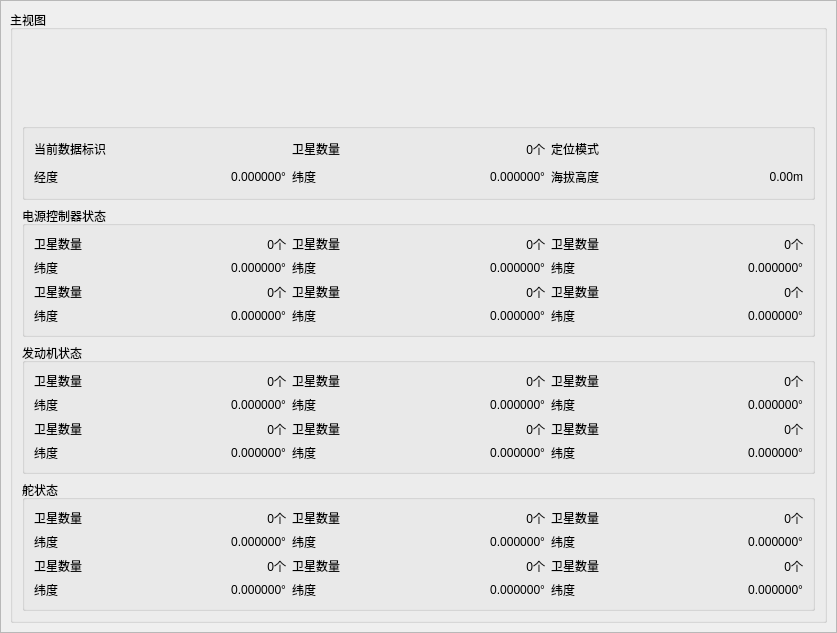
<?xml version="1.0" encoding="UTF-8"?>
<ui version="4.0">
 <class>MainViewPanel</class>
 <widget class="QWidget" name="MainViewPanel">
  <property name="geometry">
   <rect>
    <x>0</x>
    <y>0</y>
    <width>837</width>
    <height>633</height>
   </rect>
  </property>
  <property name="windowTitle">
   <string>Form</string>
  </property>
  <layout class="QGridLayout" name="gridLayout">
   <property name="leftMargin">
    <number>0</number>
   </property>
   <property name="topMargin">
    <number>0</number>
   </property>
   <property name="rightMargin">
    <number>0</number>
   </property>
   <property name="bottomMargin">
    <number>0</number>
   </property>
   <property name="spacing">
    <number>0</number>
   </property>
   <item row="0" column="0">
    <widget class="QFrame" name="frame">
     <property name="frameShape">
      <enum>QFrame::StyledPanel</enum>
     </property>
     <property name="frameShadow">
      <enum>QFrame::Raised</enum>
     </property>
     <layout class="QGridLayout" name="gridLayout_2">
      <item row="0" column="0">
       <widget class="QGroupBox" name="groupBox">
        <property name="title">
         <string>主视图</string>
        </property>
        <layout class="QVBoxLayout" name="verticalLayout">
         <item>
          <layout class="QHBoxLayout" name="horizontalLayout">
           <item>
            <widget class="QwtPlot" name="qwtPlot_side_offset">
             <property name="sizePolicy">
              <sizepolicy hsizetype="Preferred" vsizetype="Preferred">
               <horstretch>0</horstretch>
               <verstretch>0</verstretch>
              </sizepolicy>
             </property>
             <property name="styleSheet">
              <string notr="true">color: rgb(187, 187, 187);</string>
             </property>
            </widget>
           </item>
           <item>
            <widget class="QwtPlot" name="qwtPlot_height_offset">
             <property name="sizePolicy">
              <sizepolicy hsizetype="Preferred" vsizetype="Preferred">
               <horstretch>0</horstretch>
               <verstretch>0</verstretch>
              </sizepolicy>
             </property>
             <property name="styleSheet">
              <string notr="true">color: rgb(187, 187, 187);</string>
             </property>
            </widget>
           </item>
           <item>
            <widget class="QwtPlot" name="qwtPlot_speed_offset">
             <property name="sizePolicy">
              <sizepolicy hsizetype="Preferred" vsizetype="Preferred">
               <horstretch>0</horstretch>
               <verstretch>0</verstretch>
              </sizepolicy>
             </property>
             <property name="styleSheet">
              <string notr="true">color: rgb(187, 187, 187);</string>
             </property>
            </widget>
           </item>
          </layout>
         </item>
         <item>
          <widget class="QGroupBox" name="groupBox_5">
           <property name="title">
            <string/>
           </property>
           <layout class="QGridLayout" name="gridLayout_3">
            <item row="0" column="0">
             <widget class="QLabel" name="label">
              <property name="text">
               <string>当前数据标识</string>
              </property>
             </widget>
            </item>
            <item row="0" column="1">
             <widget class="QLabel" name="label_3">
              <property name="text">
               <string/>
              </property>
              <property name="alignment">
               <set>Qt::AlignRight|Qt::AlignTrailing|Qt::AlignVCenter</set>
              </property>
             </widget>
            </item>
            <item row="0" column="2">
             <widget class="QLabel" name="label_7">
              <property name="text">
               <string>卫星数量</string>
              </property>
             </widget>
            </item>
            <item row="0" column="3">
             <widget class="QLabel" name="label_5">
              <property name="text">
               <string>0个</string>
              </property>
              <property name="alignment">
               <set>Qt::AlignRight|Qt::AlignTrailing|Qt::AlignVCenter</set>
              </property>
             </widget>
            </item>
            <item row="0" column="4">
             <widget class="QLabel" name="label_11">
              <property name="text">
               <string>定位模式</string>
              </property>
             </widget>
            </item>
            <item row="0" column="5">
             <widget class="QLabel" name="label_9">
              <property name="text">
               <string/>
              </property>
              <property name="alignment">
               <set>Qt::AlignRight|Qt::AlignTrailing|Qt::AlignVCenter</set>
              </property>
             </widget>
            </item>
            <item row="1" column="0">
             <widget class="QLabel" name="label_2">
              <property name="text">
               <string>经度</string>
              </property>
             </widget>
            </item>
            <item row="1" column="1">
             <widget class="QLabel" name="label_4">
              <property name="text">
               <string>0.000000°</string>
              </property>
              <property name="alignment">
               <set>Qt::AlignRight|Qt::AlignTrailing|Qt::AlignVCenter</set>
              </property>
             </widget>
            </item>
            <item row="1" column="2">
             <widget class="QLabel" name="label_6">
              <property name="text">
               <string>纬度</string>
              </property>
             </widget>
            </item>
            <item row="1" column="3">
             <widget class="QLabel" name="label_8">
              <property name="text">
               <string>0.000000°</string>
              </property>
              <property name="alignment">
               <set>Qt::AlignRight|Qt::AlignTrailing|Qt::AlignVCenter</set>
              </property>
             </widget>
            </item>
            <item row="1" column="4">
             <widget class="QLabel" name="label_10">
              <property name="text">
               <string>海拔高度</string>
              </property>
             </widget>
            </item>
            <item row="1" column="5">
             <widget class="QLabel" name="label_12">
              <property name="text">
               <string>0.00m</string>
              </property>
              <property name="alignment">
               <set>Qt::AlignRight|Qt::AlignTrailing|Qt::AlignVCenter</set>
              </property>
             </widget>
            </item>
           </layout>
          </widget>
         </item>
         <item>
          <widget class="QGroupBox" name="groupBox_2">
           <property name="title">
            <string>电源控制器状态</string>
           </property>
           <layout class="QGridLayout" name="gridLayout_4">
            <item row="0" column="0">
             <widget class="QLabel" name="label_16">
              <property name="text">
               <string>卫星数量</string>
              </property>
             </widget>
            </item>
            <item row="0" column="1">
             <widget class="QLabel" name="label_15">
              <property name="text">
               <string>0个</string>
              </property>
              <property name="alignment">
               <set>Qt::AlignRight|Qt::AlignTrailing|Qt::AlignVCenter</set>
              </property>
             </widget>
            </item>
            <item row="0" column="2">
             <widget class="QLabel" name="label_24">
              <property name="text">
               <string>卫星数量</string>
              </property>
             </widget>
            </item>
            <item row="0" column="3">
             <widget class="QLabel" name="label_23">
              <property name="text">
               <string>0个</string>
              </property>
              <property name="alignment">
               <set>Qt::AlignRight|Qt::AlignTrailing|Qt::AlignVCenter</set>
              </property>
             </widget>
            </item>
            <item row="0" column="4">
             <widget class="QLabel" name="label_32">
              <property name="text">
               <string>卫星数量</string>
              </property>
             </widget>
            </item>
            <item row="0" column="5">
             <widget class="QLabel" name="label_31">
              <property name="text">
               <string>0个</string>
              </property>
              <property name="alignment">
               <set>Qt::AlignRight|Qt::AlignTrailing|Qt::AlignVCenter</set>
              </property>
             </widget>
            </item>
            <item row="1" column="0">
             <widget class="QLabel" name="label_14">
              <property name="text">
               <string>纬度</string>
              </property>
             </widget>
            </item>
            <item row="1" column="1">
             <widget class="QLabel" name="label_13">
              <property name="text">
               <string>0.000000°</string>
              </property>
              <property name="alignment">
               <set>Qt::AlignRight|Qt::AlignTrailing|Qt::AlignVCenter</set>
              </property>
             </widget>
            </item>
            <item row="1" column="2">
             <widget class="QLabel" name="label_22">
              <property name="text">
               <string>纬度</string>
              </property>
             </widget>
            </item>
            <item row="1" column="3">
             <widget class="QLabel" name="label_21">
              <property name="text">
               <string>0.000000°</string>
              </property>
              <property name="alignment">
               <set>Qt::AlignRight|Qt::AlignTrailing|Qt::AlignVCenter</set>
              </property>
             </widget>
            </item>
            <item row="1" column="4">
             <widget class="QLabel" name="label_30">
              <property name="text">
               <string>纬度</string>
              </property>
             </widget>
            </item>
            <item row="1" column="5">
             <widget class="QLabel" name="label_29">
              <property name="text">
               <string>0.000000°</string>
              </property>
              <property name="alignment">
               <set>Qt::AlignRight|Qt::AlignTrailing|Qt::AlignVCenter</set>
              </property>
             </widget>
            </item>
            <item row="2" column="0">
             <widget class="QLabel" name="label_20">
              <property name="text">
               <string>卫星数量</string>
              </property>
             </widget>
            </item>
            <item row="2" column="1">
             <widget class="QLabel" name="label_19">
              <property name="text">
               <string>0个</string>
              </property>
              <property name="alignment">
               <set>Qt::AlignRight|Qt::AlignTrailing|Qt::AlignVCenter</set>
              </property>
             </widget>
            </item>
            <item row="2" column="2">
             <widget class="QLabel" name="label_28">
              <property name="text">
               <string>卫星数量</string>
              </property>
             </widget>
            </item>
            <item row="2" column="3">
             <widget class="QLabel" name="label_27">
              <property name="text">
               <string>0个</string>
              </property>
              <property name="alignment">
               <set>Qt::AlignRight|Qt::AlignTrailing|Qt::AlignVCenter</set>
              </property>
             </widget>
            </item>
            <item row="2" column="4">
             <widget class="QLabel" name="label_36">
              <property name="text">
               <string>卫星数量</string>
              </property>
             </widget>
            </item>
            <item row="2" column="5">
             <widget class="QLabel" name="label_35">
              <property name="text">
               <string>0个</string>
              </property>
              <property name="alignment">
               <set>Qt::AlignRight|Qt::AlignTrailing|Qt::AlignVCenter</set>
              </property>
             </widget>
            </item>
            <item row="3" column="0">
             <widget class="QLabel" name="label_18">
              <property name="text">
               <string>纬度</string>
              </property>
             </widget>
            </item>
            <item row="3" column="1">
             <widget class="QLabel" name="label_17">
              <property name="text">
               <string>0.000000°</string>
              </property>
              <property name="alignment">
               <set>Qt::AlignRight|Qt::AlignTrailing|Qt::AlignVCenter</set>
              </property>
             </widget>
            </item>
            <item row="3" column="2">
             <widget class="QLabel" name="label_26">
              <property name="text">
               <string>纬度</string>
              </property>
             </widget>
            </item>
            <item row="3" column="3">
             <widget class="QLabel" name="label_25">
              <property name="text">
               <string>0.000000°</string>
              </property>
              <property name="alignment">
               <set>Qt::AlignRight|Qt::AlignTrailing|Qt::AlignVCenter</set>
              </property>
             </widget>
            </item>
            <item row="3" column="4">
             <widget class="QLabel" name="label_34">
              <property name="text">
               <string>纬度</string>
              </property>
             </widget>
            </item>
            <item row="3" column="5">
             <widget class="QLabel" name="label_33">
              <property name="text">
               <string>0.000000°</string>
              </property>
              <property name="alignment">
               <set>Qt::AlignRight|Qt::AlignTrailing|Qt::AlignVCenter</set>
              </property>
             </widget>
            </item>
           </layout>
          </widget>
         </item>
         <item>
          <widget class="QGroupBox" name="groupBox_3">
           <property name="title">
            <string>发动机状态</string>
           </property>
           <layout class="QGridLayout" name="gridLayout_5">
            <item row="0" column="0">
             <widget class="QLabel" name="label_37">
              <property name="text">
               <string>卫星数量</string>
              </property>
             </widget>
            </item>
            <item row="0" column="1">
             <widget class="QLabel" name="label_38">
              <property name="text">
               <string>0个</string>
              </property>
              <property name="alignment">
               <set>Qt::AlignRight|Qt::AlignTrailing|Qt::AlignVCenter</set>
              </property>
             </widget>
            </item>
            <item row="0" column="2">
             <widget class="QLabel" name="label_39">
              <property name="text">
               <string>卫星数量</string>
              </property>
             </widget>
            </item>
            <item row="0" column="3">
             <widget class="QLabel" name="label_40">
              <property name="text">
               <string>0个</string>
              </property>
              <property name="alignment">
               <set>Qt::AlignRight|Qt::AlignTrailing|Qt::AlignVCenter</set>
              </property>
             </widget>
            </item>
            <item row="0" column="4">
             <widget class="QLabel" name="label_41">
              <property name="text">
               <string>卫星数量</string>
              </property>
             </widget>
            </item>
            <item row="0" column="5">
             <widget class="QLabel" name="label_42">
              <property name="text">
               <string>0个</string>
              </property>
              <property name="alignment">
               <set>Qt::AlignRight|Qt::AlignTrailing|Qt::AlignVCenter</set>
              </property>
             </widget>
            </item>
            <item row="1" column="0">
             <widget class="QLabel" name="label_43">
              <property name="text">
               <string>纬度</string>
              </property>
             </widget>
            </item>
            <item row="1" column="1">
             <widget class="QLabel" name="label_44">
              <property name="text">
               <string>0.000000°</string>
              </property>
              <property name="alignment">
               <set>Qt::AlignRight|Qt::AlignTrailing|Qt::AlignVCenter</set>
              </property>
             </widget>
            </item>
            <item row="1" column="2">
             <widget class="QLabel" name="label_45">
              <property name="text">
               <string>纬度</string>
              </property>
             </widget>
            </item>
            <item row="1" column="3">
             <widget class="QLabel" name="label_46">
              <property name="text">
               <string>0.000000°</string>
              </property>
              <property name="alignment">
               <set>Qt::AlignRight|Qt::AlignTrailing|Qt::AlignVCenter</set>
              </property>
             </widget>
            </item>
            <item row="1" column="4">
             <widget class="QLabel" name="label_47">
              <property name="text">
               <string>纬度</string>
              </property>
             </widget>
            </item>
            <item row="1" column="5">
             <widget class="QLabel" name="label_48">
              <property name="text">
               <string>0.000000°</string>
              </property>
              <property name="alignment">
               <set>Qt::AlignRight|Qt::AlignTrailing|Qt::AlignVCenter</set>
              </property>
             </widget>
            </item>
            <item row="2" column="0">
             <widget class="QLabel" name="label_49">
              <property name="text">
               <string>卫星数量</string>
              </property>
             </widget>
            </item>
            <item row="2" column="1">
             <widget class="QLabel" name="label_50">
              <property name="text">
               <string>0个</string>
              </property>
              <property name="alignment">
               <set>Qt::AlignRight|Qt::AlignTrailing|Qt::AlignVCenter</set>
              </property>
             </widget>
            </item>
            <item row="2" column="2">
             <widget class="QLabel" name="label_51">
              <property name="text">
               <string>卫星数量</string>
              </property>
             </widget>
            </item>
            <item row="2" column="3">
             <widget class="QLabel" name="label_52">
              <property name="text">
               <string>0个</string>
              </property>
              <property name="alignment">
               <set>Qt::AlignRight|Qt::AlignTrailing|Qt::AlignVCenter</set>
              </property>
             </widget>
            </item>
            <item row="2" column="4">
             <widget class="QLabel" name="label_53">
              <property name="text">
               <string>卫星数量</string>
              </property>
             </widget>
            </item>
            <item row="2" column="5">
             <widget class="QLabel" name="label_54">
              <property name="text">
               <string>0个</string>
              </property>
              <property name="alignment">
               <set>Qt::AlignRight|Qt::AlignTrailing|Qt::AlignVCenter</set>
              </property>
             </widget>
            </item>
            <item row="3" column="0">
             <widget class="QLabel" name="label_55">
              <property name="text">
               <string>纬度</string>
              </property>
             </widget>
            </item>
            <item row="3" column="1">
             <widget class="QLabel" name="label_56">
              <property name="text">
               <string>0.000000°</string>
              </property>
              <property name="alignment">
               <set>Qt::AlignRight|Qt::AlignTrailing|Qt::AlignVCenter</set>
              </property>
             </widget>
            </item>
            <item row="3" column="2">
             <widget class="QLabel" name="label_57">
              <property name="text">
               <string>纬度</string>
              </property>
             </widget>
            </item>
            <item row="3" column="3">
             <widget class="QLabel" name="label_58">
              <property name="text">
               <string>0.000000°</string>
              </property>
              <property name="alignment">
               <set>Qt::AlignRight|Qt::AlignTrailing|Qt::AlignVCenter</set>
              </property>
             </widget>
            </item>
            <item row="3" column="4">
             <widget class="QLabel" name="label_59">
              <property name="text">
               <string>纬度</string>
              </property>
             </widget>
            </item>
            <item row="3" column="5">
             <widget class="QLabel" name="label_60">
              <property name="text">
               <string>0.000000°</string>
              </property>
              <property name="alignment">
               <set>Qt::AlignRight|Qt::AlignTrailing|Qt::AlignVCenter</set>
              </property>
             </widget>
            </item>
           </layout>
          </widget>
         </item>
         <item>
          <widget class="QGroupBox" name="groupBox_4">
           <property name="title">
            <string>舵状态</string>
           </property>
           <layout class="QGridLayout" name="gridLayout_6">
            <item row="0" column="0">
             <widget class="QLabel" name="label_61">
              <property name="text">
               <string>卫星数量</string>
              </property>
             </widget>
            </item>
            <item row="0" column="1">
             <widget class="QLabel" name="label_62">
              <property name="text">
               <string>0个</string>
              </property>
              <property name="alignment">
               <set>Qt::AlignRight|Qt::AlignTrailing|Qt::AlignVCenter</set>
              </property>
             </widget>
            </item>
            <item row="0" column="2">
             <widget class="QLabel" name="label_63">
              <property name="text">
               <string>卫星数量</string>
              </property>
             </widget>
            </item>
            <item row="0" column="3">
             <widget class="QLabel" name="label_64">
              <property name="text">
               <string>0个</string>
              </property>
              <property name="alignment">
               <set>Qt::AlignRight|Qt::AlignTrailing|Qt::AlignVCenter</set>
              </property>
             </widget>
            </item>
            <item row="0" column="4">
             <widget class="QLabel" name="label_65">
              <property name="text">
               <string>卫星数量</string>
              </property>
             </widget>
            </item>
            <item row="0" column="5">
             <widget class="QLabel" name="label_66">
              <property name="text">
               <string>0个</string>
              </property>
              <property name="alignment">
               <set>Qt::AlignRight|Qt::AlignTrailing|Qt::AlignVCenter</set>
              </property>
             </widget>
            </item>
            <item row="1" column="0">
             <widget class="QLabel" name="label_67">
              <property name="text">
               <string>纬度</string>
              </property>
             </widget>
            </item>
            <item row="1" column="1">
             <widget class="QLabel" name="label_68">
              <property name="text">
               <string>0.000000°</string>
              </property>
              <property name="alignment">
               <set>Qt::AlignRight|Qt::AlignTrailing|Qt::AlignVCenter</set>
              </property>
             </widget>
            </item>
            <item row="1" column="2">
             <widget class="QLabel" name="label_69">
              <property name="text">
               <string>纬度</string>
              </property>
             </widget>
            </item>
            <item row="1" column="3">
             <widget class="QLabel" name="label_70">
              <property name="text">
               <string>0.000000°</string>
              </property>
              <property name="alignment">
               <set>Qt::AlignRight|Qt::AlignTrailing|Qt::AlignVCenter</set>
              </property>
             </widget>
            </item>
            <item row="1" column="4">
             <widget class="QLabel" name="label_71">
              <property name="text">
               <string>纬度</string>
              </property>
             </widget>
            </item>
            <item row="1" column="5">
             <widget class="QLabel" name="label_72">
              <property name="text">
               <string>0.000000°</string>
              </property>
              <property name="alignment">
               <set>Qt::AlignRight|Qt::AlignTrailing|Qt::AlignVCenter</set>
              </property>
             </widget>
            </item>
            <item row="2" column="0">
             <widget class="QLabel" name="label_73">
              <property name="text">
               <string>卫星数量</string>
              </property>
             </widget>
            </item>
            <item row="2" column="1">
             <widget class="QLabel" name="label_74">
              <property name="text">
               <string>0个</string>
              </property>
              <property name="alignment">
               <set>Qt::AlignRight|Qt::AlignTrailing|Qt::AlignVCenter</set>
              </property>
             </widget>
            </item>
            <item row="2" column="2">
             <widget class="QLabel" name="label_75">
              <property name="text">
               <string>卫星数量</string>
              </property>
             </widget>
            </item>
            <item row="2" column="3">
             <widget class="QLabel" name="label_76">
              <property name="text">
               <string>0个</string>
              </property>
              <property name="alignment">
               <set>Qt::AlignRight|Qt::AlignTrailing|Qt::AlignVCenter</set>
              </property>
             </widget>
            </item>
            <item row="2" column="4">
             <widget class="QLabel" name="label_77">
              <property name="text">
               <string>卫星数量</string>
              </property>
             </widget>
            </item>
            <item row="2" column="5">
             <widget class="QLabel" name="label_78">
              <property name="text">
               <string>0个</string>
              </property>
              <property name="alignment">
               <set>Qt::AlignRight|Qt::AlignTrailing|Qt::AlignVCenter</set>
              </property>
             </widget>
            </item>
            <item row="3" column="0">
             <widget class="QLabel" name="label_79">
              <property name="text">
               <string>纬度</string>
              </property>
             </widget>
            </item>
            <item row="3" column="1">
             <widget class="QLabel" name="label_80">
              <property name="text">
               <string>0.000000°</string>
              </property>
              <property name="alignment">
               <set>Qt::AlignRight|Qt::AlignTrailing|Qt::AlignVCenter</set>
              </property>
             </widget>
            </item>
            <item row="3" column="2">
             <widget class="QLabel" name="label_81">
              <property name="text">
               <string>纬度</string>
              </property>
             </widget>
            </item>
            <item row="3" column="3">
             <widget class="QLabel" name="label_82">
              <property name="text">
               <string>0.000000°</string>
              </property>
              <property name="alignment">
               <set>Qt::AlignRight|Qt::AlignTrailing|Qt::AlignVCenter</set>
              </property>
             </widget>
            </item>
            <item row="3" column="4">
             <widget class="QLabel" name="label_83">
              <property name="text">
               <string>纬度</string>
              </property>
             </widget>
            </item>
            <item row="3" column="5">
             <widget class="QLabel" name="label_84">
              <property name="text">
               <string>0.000000°</string>
              </property>
              <property name="alignment">
               <set>Qt::AlignRight|Qt::AlignTrailing|Qt::AlignVCenter</set>
              </property>
             </widget>
            </item>
           </layout>
          </widget>
         </item>
        </layout>
       </widget>
      </item>
     </layout>
    </widget>
   </item>
  </layout>
 </widget>
 <customwidgets>
  <customwidget>
   <class>QwtPlot</class>
   <extends>QFrame</extends>
   <header>qwt_plot.h</header>
  </customwidget>
 </customwidgets>
 <resources/>
 <connections/>
</ui>
